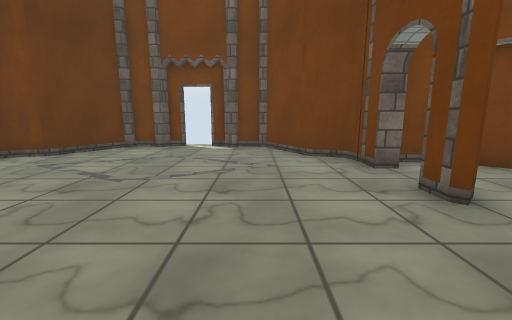
[1] (above)

18 first-person views from a walk through a Unity game level. The camera is 1.2 m above the floor, tilts 10° down and sees 90° across. The floor is counted in squares, 1 m on a side. Each view is taken from the middle of a square. On the plan, view 1 faces up. The plan holds only what a view shows up to about 12 squares ahead; the rest is blank. Some animated figures are left out. Surface patterns are stand-ins for the level's own textures.

[2]
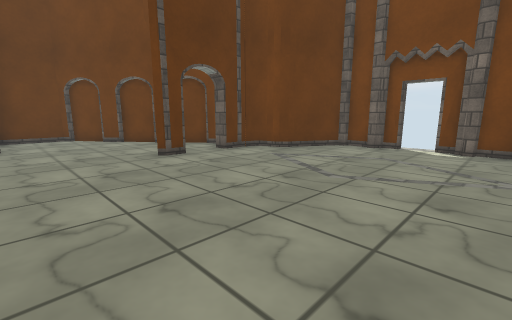

[3]
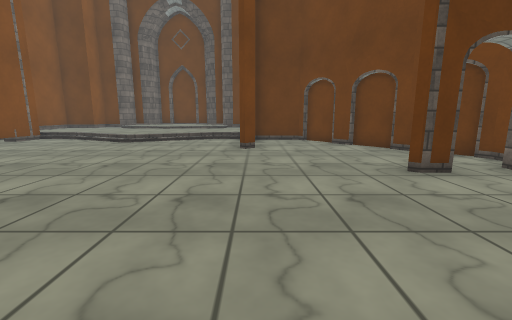

[4]
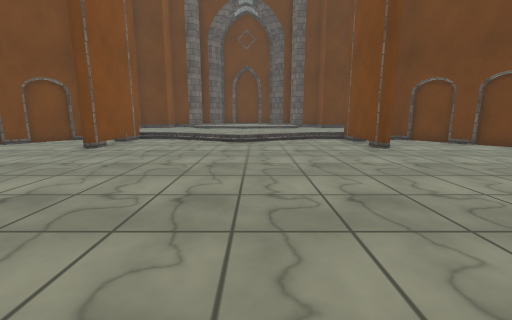

[5]
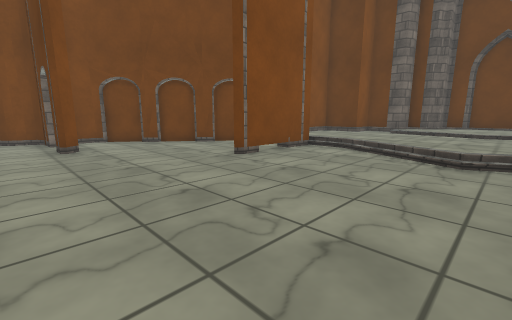

[6]
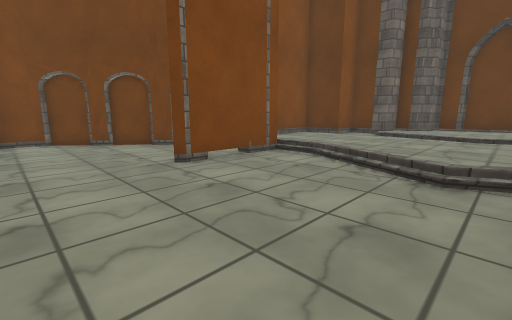

[7]
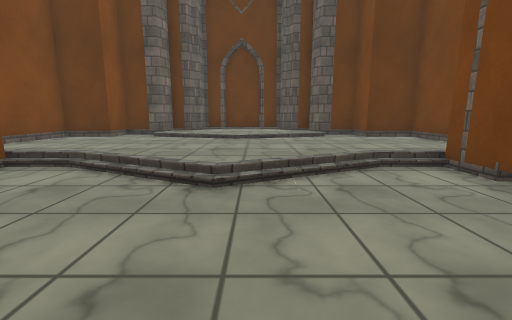

[8]
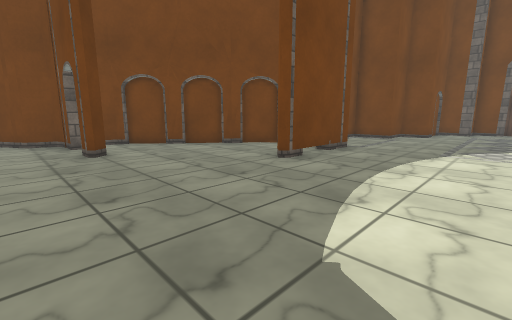

[9]
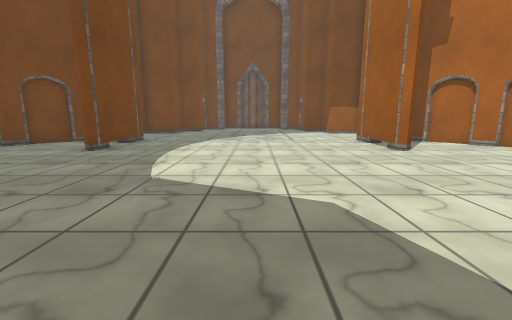

[10]
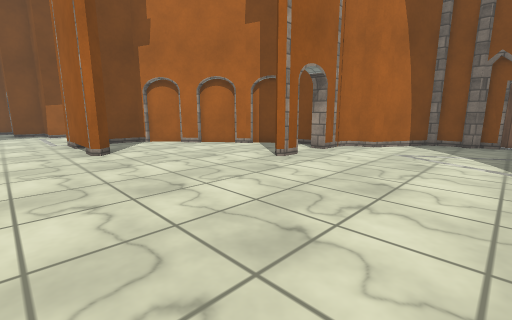

[11]
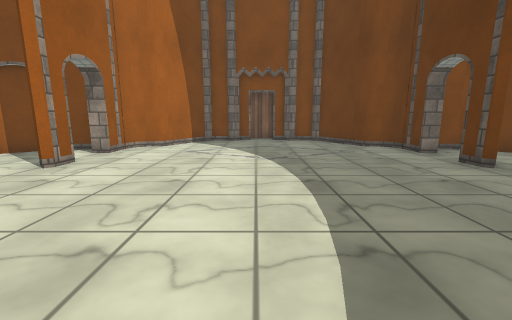

[12]
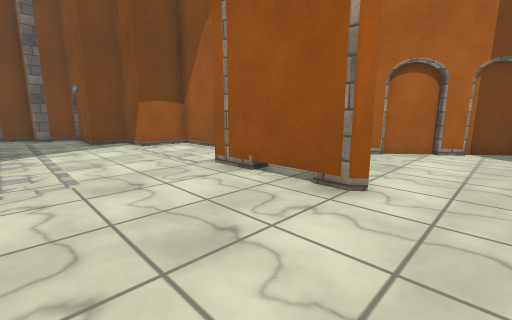

[13]
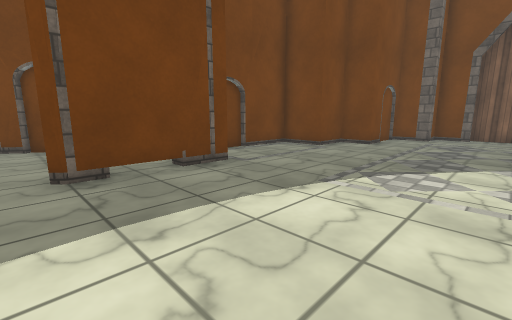

[14]
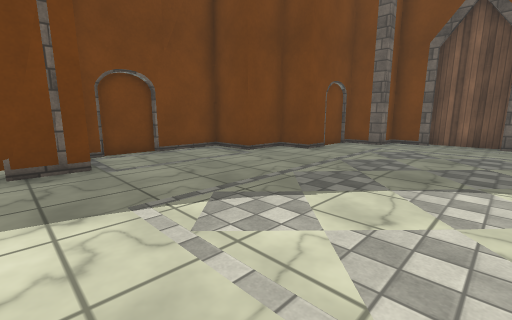

[15]
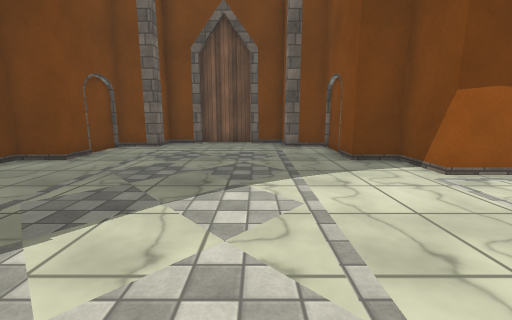

[16]
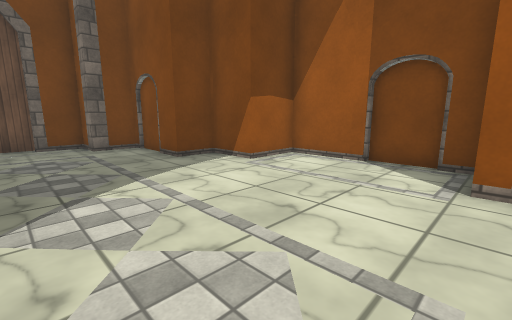

[17]
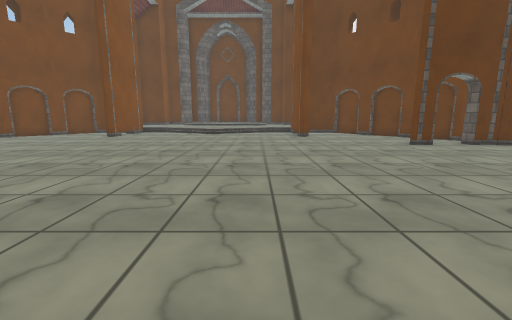

[18]
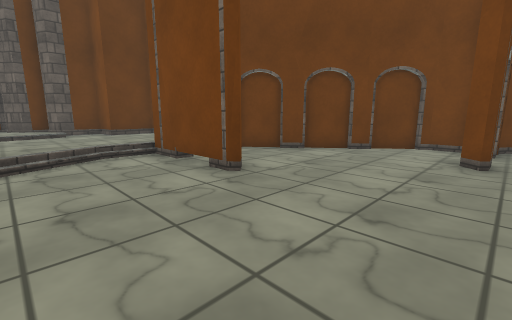

### Floor plan
Key: @ floor where view 1 was taken; # wall or solid block; . main floor; : floor 0.25 m higher than the main floor; + floor 0.5 m higher than the main floor; / step, stairs or slope.
Columns run from 23 left of view 1 to 21 right of it. Each row starts with its distance up from view 1.
 10                   #######
  9                  ##.....#
  8                 ##......###
  7              ####.........###
  6             ##.##.........#.##
  5            ##................###
  4           ##....#.........#....##
  3         ###.....................##
  2         #........................####
  1    ###  #........................##.###
  0   ##::::##.#...........@........##....###
 -1   #:::::/###..................###.......#
 -2  ##/::::/...............................####
 -3  #++:::::..................................##
 -4 ##++/::::/..................................#
 -5 #+++/::::/..................................#
 -6 #++++:::::/.................................#
 -7 #+++/::::/..................................#
 -8 ##++:::::/.................................##
 -9  ##/::::/..................................#
-10   #:::::/...............................####
-11   ##::::####..................####....###
-12    #:::: ........................#....#
-13    ####  ........................######
-14          #.......................#
-15          ##...............#....###
-16           ###.................##
-17             ##.##............##
-18              ####.........####
-19                 ##.......##
-20                  #......##
-21                  ###..###
-22                      ##

Positions as (right, up) in squares from view 1, and headings:
1: (0, 0), facing up
2: (0, 0), facing up-left
3: (-2, 0), facing left
4: (-2, -5), facing left
5: (-6, -5), facing down-left
6: (-8, -5), facing down-left
7: (-9, -5), facing left
8: (1, -5), facing up-right
9: (-2, -6), facing right
10: (-2, -9), facing down-right
11: (-2, -9), facing down
12: (5, -7), facing down-right
13: (6, -6), facing up-right
14: (9, -7), facing up-right
15: (10, -7), facing right
16: (10, -6), facing down-right
17: (3, -3), facing left
18: (-7, -4), facing up-left
